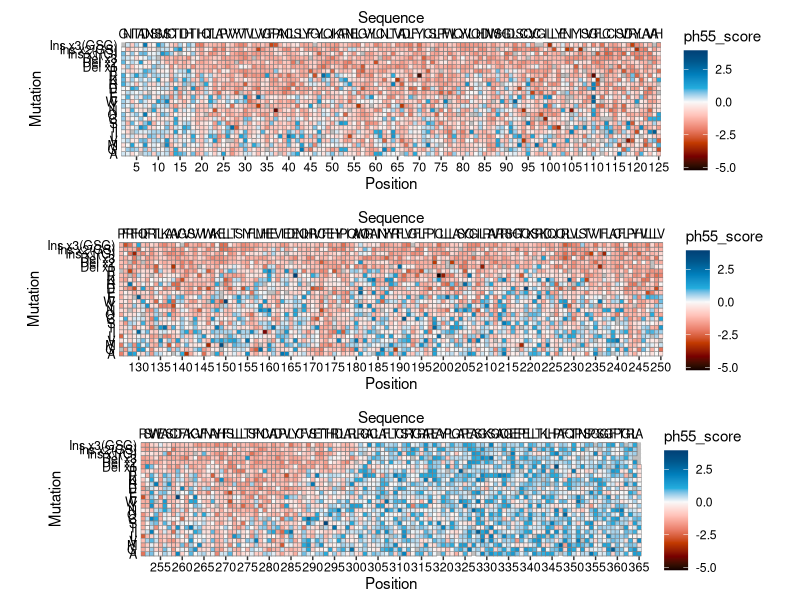
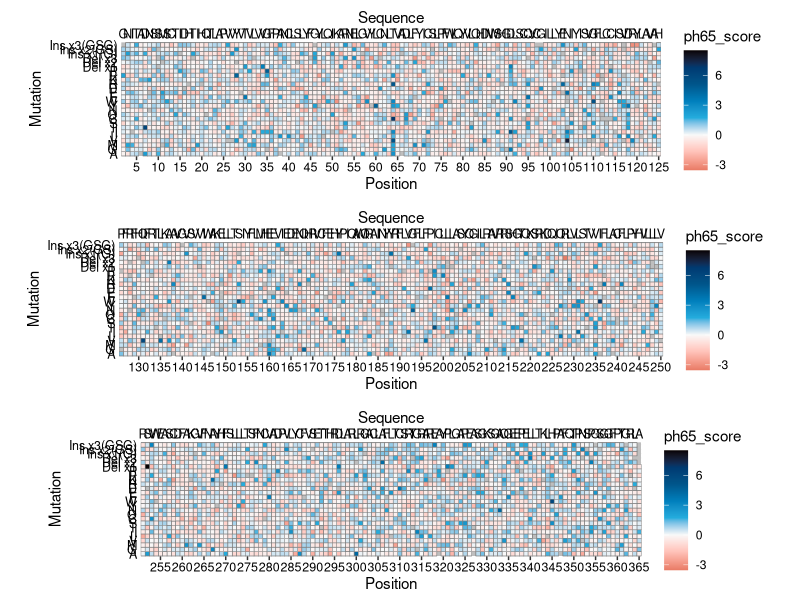
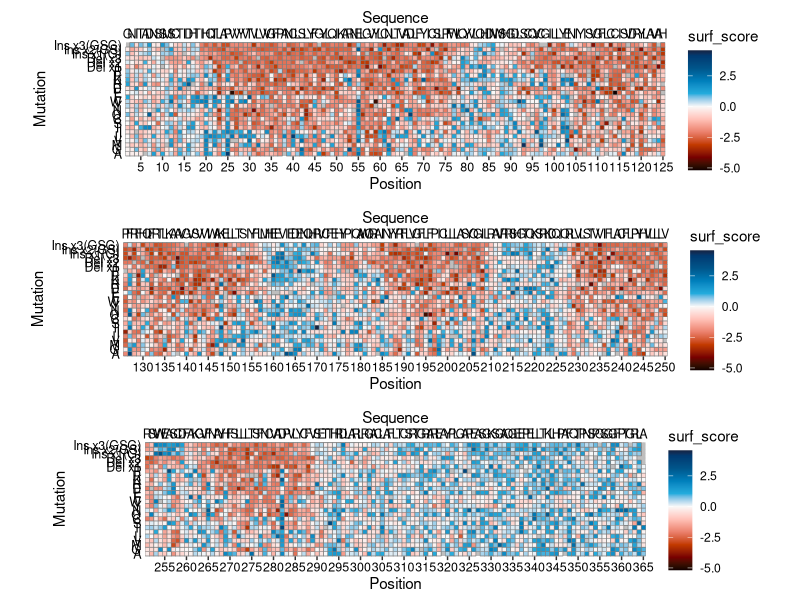
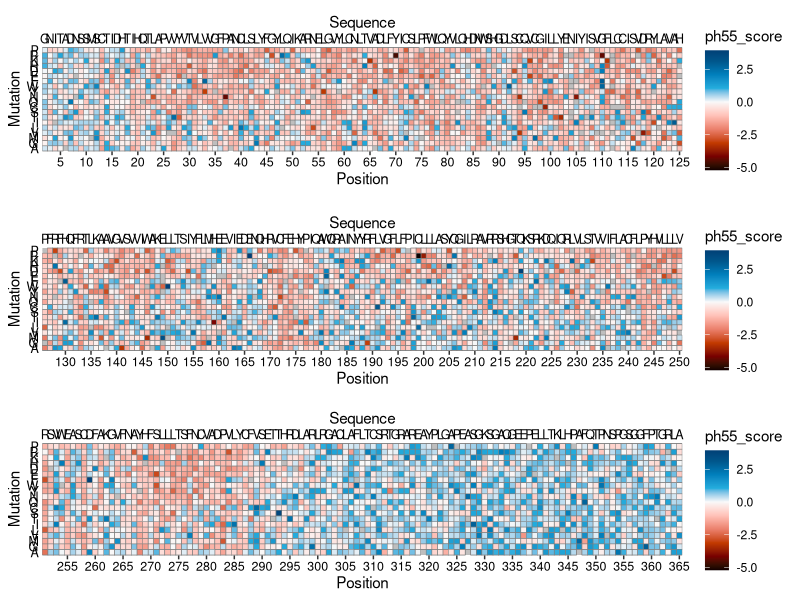
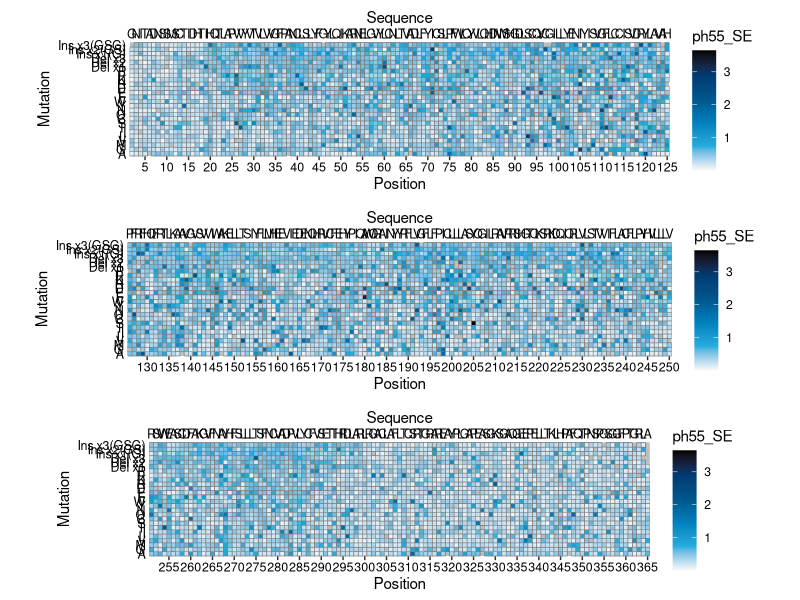
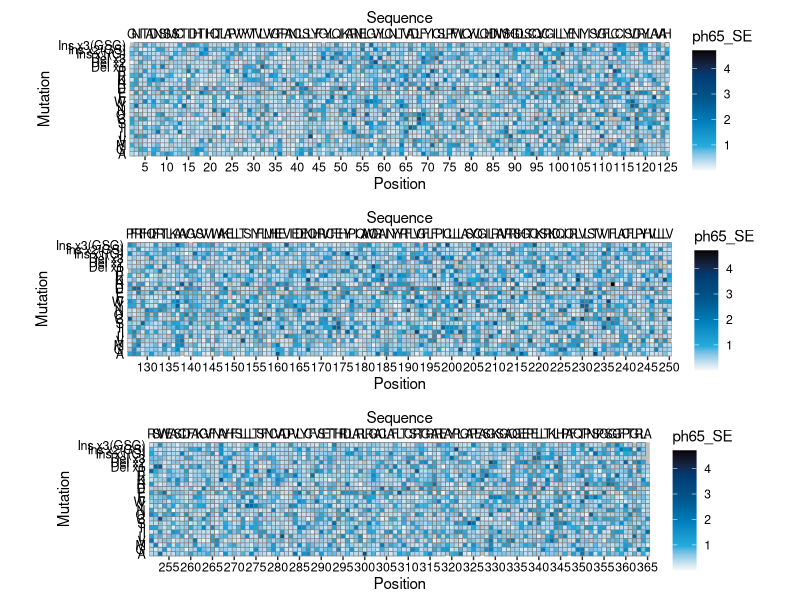
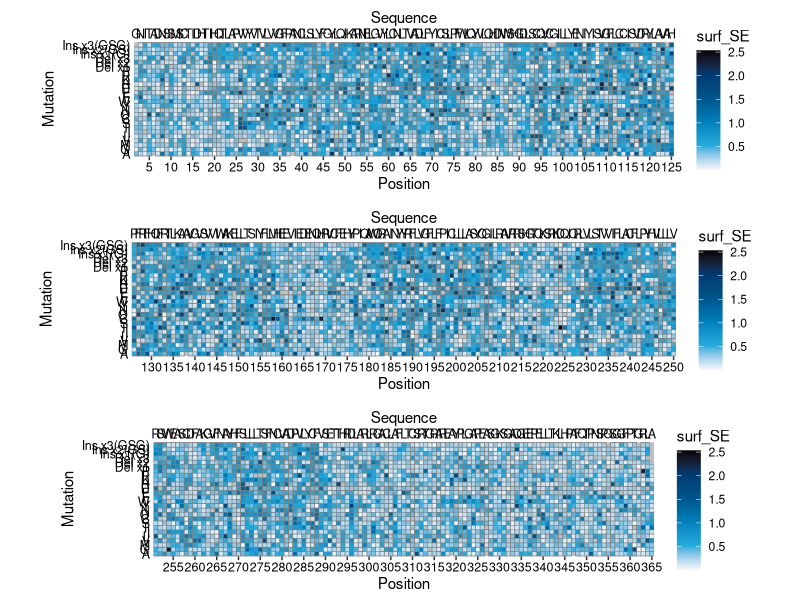

Reproduce these figures in R, in order.
## ---- chunk 1
setwd("/Users/mkh/Library/CloudStorage/Box-Box/WCM Lab/Matt/Lab/Projects/proton_sensors/GPR68_DMS/figures") 
## ---- chunk 2
install.packages("tidyverse")
install.packages("colorspace")
install.packages("ggpubr")
library(tidyverse)
library(colorspace)
library(ggpubr)
## ---- chunk 3
order_missense <- c("A", "G", "M", "V", "L", "I", "T", "S", "C", "Q", "N", "Y", "W", "F", "E", "D", "H", "K", "R", "P")
order_full <- c("A", "G", "M", "V", "L", "I", "T", "S", "C", "Q", "N", "Y", "W", "F", "E", "D", "H", "K", "R", "P", "D_1", "D_2", "D_3", "I_1", "I_2", "I_3")

label_missense <- c("A", "G", "M", "V", "L", "I", "T", "S", "C", "Q", "N", "Y", "W", "F", "E", "D", "H", "K", "R", "P")
label_full <- c("A", "G", "M", "V", "L", "I", "T", "S", "C", "Q", "N", "Y", "W", "F", "E", "D", "H", "K", "R", "P", "Del x1", "Del x2", "Del x3", "Ins x1(G)", "Ins x2(GS)", "Ins x3(GSG)")
## ---- chunk 4
gpr68_scores<-read.csv('gpr68_scores_processed.csv')

colnames(gpr68_scores) <- c("hgvs", "ph55_SE", "ph55_epsilon", "ph55_score", "ph65_SE", "ph65_epsilon", "ph65_score", "surf_SE", "surf_epsilon", "surf_score",'pos','len','mutation_type','variants','is.wt')

gpr68_scores_missense <- gpr68_scores %>% filter(variants %in% order_missense)
## ---- chunk 5
gpr68_wt = "MGNITADNSSMSCTIDHTIHQTLAPVVYVTVLVVGFPANCLSLYFGYLQIKARNELGVYLCNLTVADLFYICSLPFWLQYVLQHDNWSHGDLSCQVCGILLYENIYISVGFLCCISVDRYLAVAHPFRFHQFRTLKAAVGVSVVIWAKELLTSIYFLMHEEVIEDENQHRVCFEHYPIQAWQRAINYYRFLVGFLFPICLLLASYQGILRAVRRSHGTQKSRKDQIQRLVLSTVVIFLACFLPYHVLLLVRSVWEASCDFAKGVFNAYHFSLLLTSFNCVADPVLYCFVSETTHRDLARLRGACLAFLTCSRTGRAREAYPLGAPEASGKSGAQGEEPELLTKLHPAFQTPNSPGSGGFPTGRLA"
## ---- chunk 6
create_heatmap <- function(gene, order, chunk_size, scores_df, score_column, variant_names = NULL, output_file = NULL) {
  
  # Check if variant_names were provided; if not, use the original variant names
  if (is.null(variant_names)) {
    variant_names <- order
  }
  
  scores_df <- scores_df %>%
    filter(variants %in% order)
  
  gene_chunks <- str_split(gene, '')[[1]]
  num_chunks <- ceiling(length(gene_chunks) / chunk_size)

  min_score <- min(scores_df[, score_column], na.rm = TRUE)
  max_score <- max(scores_df[, score_column], na.rm = TRUE)

  heatmap_plots <- list()

  for (i in 1:num_chunks) {
    start_idx <- (i - 1) * chunk_size + 1
    end_idx <- min(i * chunk_size, length(gene_chunks))

    gene_chunk <- gene_chunks[start_idx:end_idx]
    scores_chunk <- scores_df[scores_df$pos %in% c(start_idx:(start_idx + length(gene_chunk) - 1)), ]
    
    # Replace the variant names with the desired names
    scores_chunk$variants <- factor(scores_chunk$variants, levels = order, labels = variant_names)

    
    heatmap_plot <- ggplot(data = scores_chunk, aes(x = pos, y = factor(variants, level = variant_names), fill = !!sym(score_column))) +
      geom_tile(aes(color = "grey"), linewidth = 0.2, position = "identity") +
      colorspace::scale_fill_continuous_divergingx(palette = 'RdBu', mid = 0, l1 = 0.2, l3 = 0.2, p1 = 0.9, p3 = .4, p4 = 0.7, rev = FALSE, na.value = 'grey', limits = c(min_score, max_score)) +
theme(
        panel.background = element_rect(fill = "grey", size = 0.1, linetype = "solid"),
        panel.grid.major = element_line(size = 0.1, linetype = 'solid', colour = "grey"),
        panel.grid.minor = element_blank(),
        #axis.ticks.x = element_blank(),
        axis.ticks.x.top = element_blank(),
        axis.ticks.y = element_blank(),
        axis.text.x = element_text(family = "sans", size = 9, angle = 0, hjust = 0.5, vjust = 1, margin = margin(t = 1)),
        axis.text = element_text(family = "sans", size = 9, color = "black"),
        axis.text.x.top = element_text(family = "sans",  size = 9, angle = 0, hjust = 0.5, margin = margin(r = 0)),
        axis.text.y = element_text(family = "sans",  size = 9,  margin = margin(r = 0)) ) +
      scale_x_continuous(breaks = seq(0, nchar(gene), by = 5), expand = c(0, 0),
                         sec.axis = sec_axis(trans = ~., name = "Sequence", breaks = seq(start_idx, end_idx), labels = gene_chunk, guide = derive())) +
      coord_fixed(ratio = 1) +
      scale_color_manual(values = c(NA, 'grey'), guide = FALSE) +
      labs(y = "Mutation", x = "Position") +
      geom_tile(data = subset(scores_chunk, !is.wt), aes(color = "grey"), size = 0.2, position = "identity", show.legend = FALSE) +
      geom_tile(data = subset(scores_chunk, is.wt), aes(color = "grey"), size = 0.2, position = "identity", show.legend = FALSE)
    
    heatmap_plots[[i]] <- heatmap_plot
  }
  heatmap_combined <- ggarrange(plotlist = heatmap_plots, nrow = num_chunks, ncol = 1)
  ggsave(output_file, heatmap_combined, height = 10, width = 20, dpi = 450)
}
## ---- chunk 7
create_heatmap(gene = gpr68_wt, order = order_full, chunk_size = 125, scores_df = gpr68_scores, score_column = "ph55_score", variant_names = label_full, output_file = "supplemental/supp_figure10/gpr68_ph55_full_heatmap.pdf")

create_heatmap(gene = gpr68_wt, order = order_full, chunk_size = 125, scores_df = gpr68_scores, score_column = "ph65_score", variant_names = label_full, output_file = "supplemental/supp_figure12/gpr68_ph65_full_heatmap.pdf")

create_heatmap(gene = gpr68_wt, order = order_full, chunk_size = 125, scores_df = gpr68_scores, score_column = "surf_score", variant_names = label_full, output_file = "supplemental/supp_figure14/gpr68_surf_heatmap.pdf")

create_heatmap(gene = gpr68_wt, order = order_missense, chunk_size = 125, scores_df = gpr68_scores_missense, score_column = "ph55_score", variant_names = label_missense, output_file = "main/figure3/gpr68_ph55_missense_heatmap.pdf")
## ---- chunk 8
create_heatmap(gene = gpr68_wt, order = order_full, chunk_size = 125, scores_df = gpr68_scores, score_column = "ph55_SE", variant_names = label_full, output_file = "supplemental/supp_figure11/gpr68_ph55_SE_heatmap.pdf")

create_heatmap(gene = gpr68_wt, order = order_full, chunk_size = 125, scores_df = gpr68_scores, score_column = "ph65_SE", variant_names = label_full, output_file = "supplemental/supp_figure13/gpr68_ph65_SE.pdf")

create_heatmap(gene = gpr68_wt, order = order_full, chunk_size = 125, scores_df = gpr68_scores, score_column = "surf_SE", variant_names = label_full, output_file = "supplemental/supp_figure15/gpr68_surf_SE.pdf")
